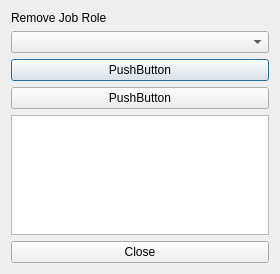
<?xml version="1.0" encoding="UTF-8"?>
<ui version="4.0">
 <class>Jobremove</class>
 <widget class="QDialog" name="Jobremove">
  <property name="geometry">
   <rect>
    <x>0</x>
    <y>0</y>
    <width>280</width>
    <height>274</height>
   </rect>
  </property>
  <property name="windowTitle">
   <string>jobremove — The Dollar Tracker</string>
  </property>
  <layout class="QVBoxLayout" name="layout">
   <item>
    <widget class="QLabel" name="title">
     <property name="text">
      <string>Remove Job Role</string>
     </property>
    </widget>
   </item>
   <item>
    <widget class="QComboBox" name="comboRole"/>
   </item>
   <item>
    <widget class="QPushButton" name="deleteBtn">
     <property name="text">
      <string>PushButton</string>
     </property>
    </widget>
   </item>
   <item>
    <widget class="QPushButton" name="closeBtn_2">
     <property name="text">
      <string>PushButton</string>
     </property>
    </widget>
   </item>
   <item>
    <widget class="QTextEdit" name="area"/>
   </item>
   <item>
    <widget class="QPushButton" name="closeBtn">
     <property name="text">
      <string>Close</string>
     </property>
    </widget>
   </item>
  </layout>
 </widget>
 <resources/>
 <connections/>
</ui>
